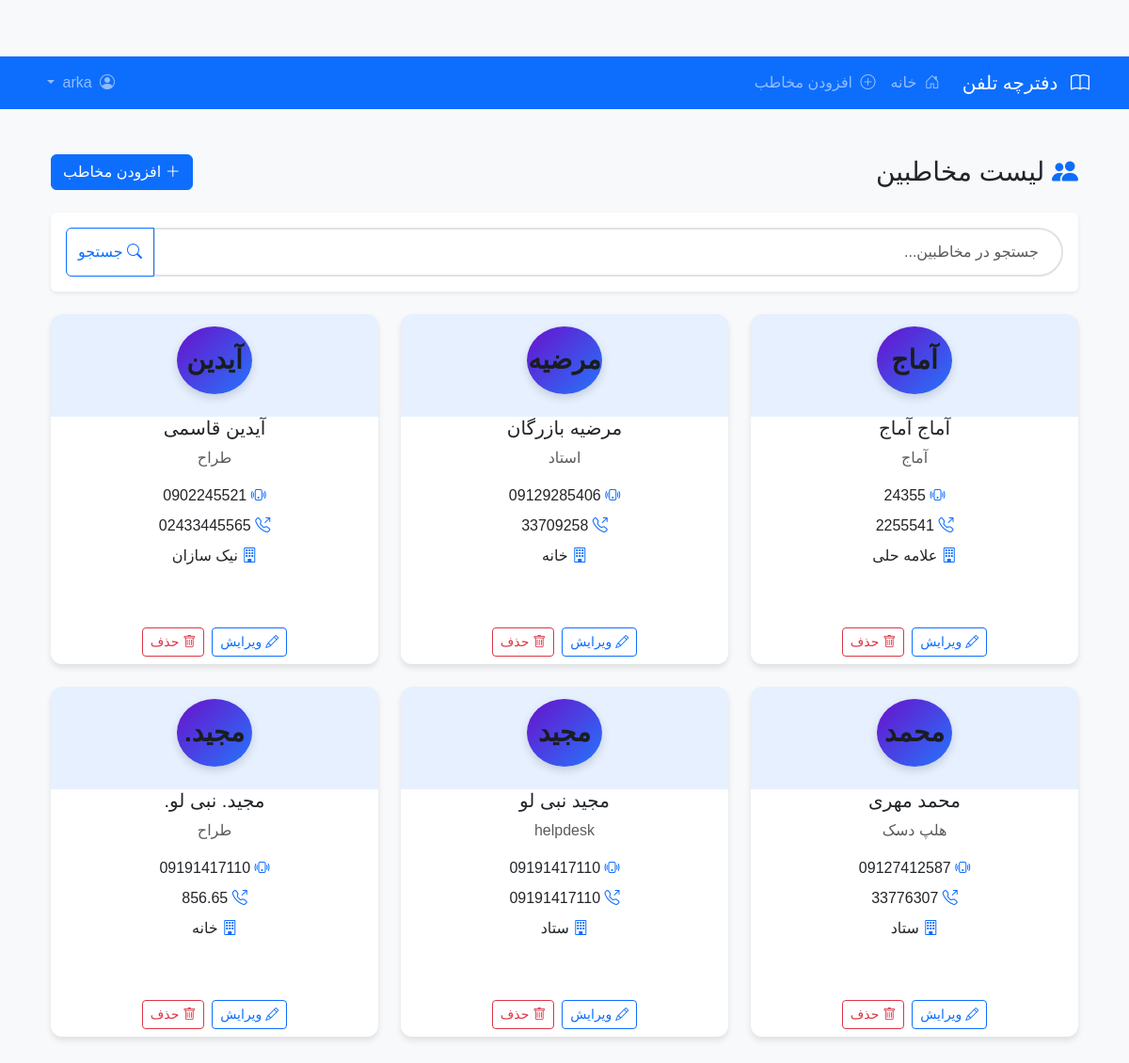
Before: / (signed in) with the older database file.
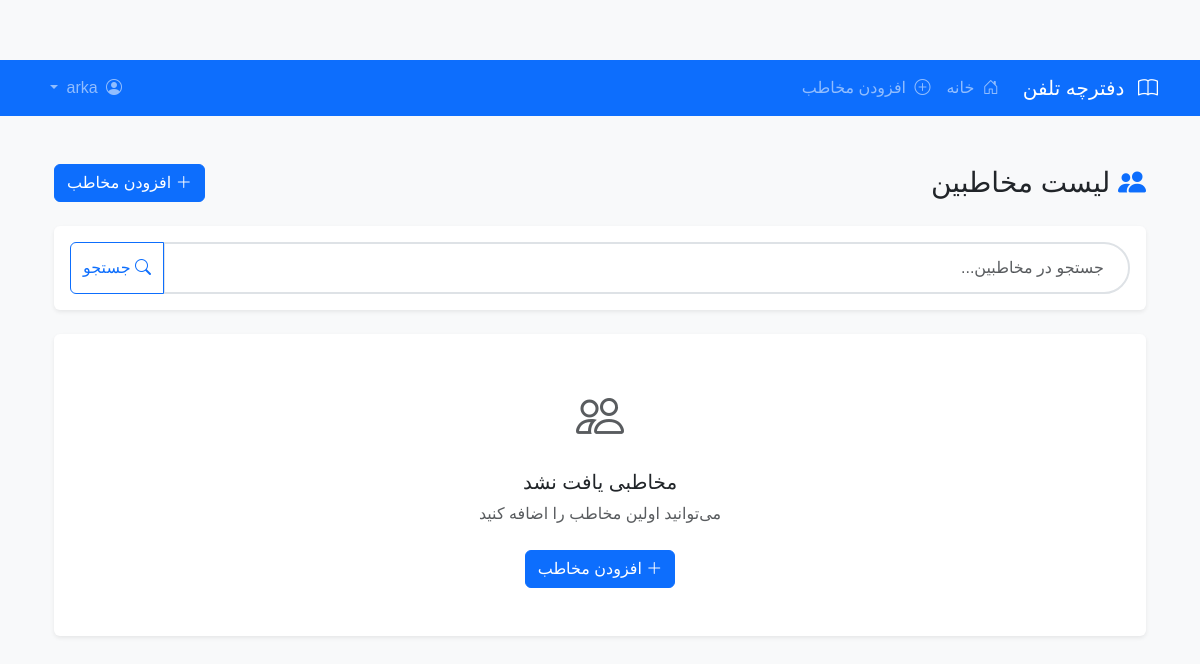
After: the same page with the newer database file.
### phonebook/models.py (models this page shows, shortened)
class Contact(models.Model):
    first_name = models.CharField(max_length=50, verbose_name='نام')
    last_name = models.CharField(max_length=50, verbose_name='نام خانوادگی')
    mobile = models.CharField(max_length=11, verbose_name='تلفن همراه')
    phone = models.CharField(max_length=11, blank=True, verbose_name='تلفن ثابت')
    workplace = models.CharField(max_length=100, blank=True, verbose_name='محل کار')
    position = models.CharField(max_length=100, blank=True, verbose_name='سمت شغلی')
    created_by = models.ForeignKey(
        settings.AUTH_USER_MODEL,
        on_delete=models.CASCADE,
        editable=False,
        null=True,  # اضافه کردن این خط
        blank=True,  # اضافه کردن این خط
        verbose_name='ایجاد کننده'
    )
    created_at = models.DateTimeField(auto_now_add=True)
    updated_at = models.DateTimeField(auto_now=True)
    class Meta:
        ordering = ['last_name', 'first_name']
        verbose_name = 'مخاطب'
        verbose_name_plural = 'مخاطبین'

### phonebook/views.py (the view, shortened to what this page needs)
# urls.py: path('', views.contact_list, name='contact_list'),
def contact_list(request):
    query = request.GET.get('q', '')
    contacts = Contact.objects.all().order_by('last_name', 'first_name')
    return render(request, 'phonebook/contact_list.html', {'contacts': contacts})

### phonebook/templates/phonebook/contact_list.html (shortened to what this page needs)
{% extends 'base.html' %}
{% load static %}
{% block content %}
<div class="container py-4">
    <div class="d-flex justify-content-between align-items-center mb-4">
        <h1 class="h3 mb-0">
            <i class="bi bi-people-fill text-primary"></i> لیست مخاطبین
        </h1>
        {% if user.is_authenticated %}
        <a href="{% url 'contact_create' %}" class="btn btn-primary">
            <i class="bi bi-plus-lg"></i> افزودن مخاطب
        </a>
        {% endif %}
    </div>
    <div class="card border-0 shadow-sm mb-4">
        <div class="card-body">
            <form method="get" action="{% url 'contact_list' %}">
                <div class="input-group">
                    <input type="text" name="q" class="form-control search-box"
                           placeholder="جستجو در مخاطبین..."
                           value="{{ request.GET.q }}"
                           aria-label="جستجو">
                    <button class="btn btn-outline-primary" type="submit">
                        <i class="bi bi-search"></i> جستجو
                    </button>
                </div>
            </form>
        </div>
    </div>
    {% if contacts %}
    <div class="row row-cols-1 row-cols-md-2 row-cols-lg-3 g-4">
        {% for contact in contacts %}
        <div class="col">
            <div class="contact-card card h-100">
                <div class="card-header bg-primary bg-opacity-10 border-0">
                    <div class="contact-avatar">
                        {{ contact.first_name }}
                    </div>
                </div>
                <div class="card-body pt-0 text-center">
                    <h3 class="h5">{{ contact.first_name }} {{ contact.last_name }}</h3>
                    {% if contact.position %}
                    <p class="text-muted mb-3">{{ contact.position }}</p>
                    {% endif %}
                    <ul class="list-unstyled">
                         <li class="mb-2">
                            <i class="bi bi-phone-vibrate text-primary"></i>
                            {{ contact.mobile }}
                         </li>
                    {% if contact.phone %}
                    <li class="mb-2">
                        <i class="bi bi-telephone-outbound text-primary"></i>
                       {{ contact.phone }}
                    </li>
                        {% endif %}
                        {% if contact.workplace %}
                        <li class="mb-2">
                            <i class="bi bi-building text-primary"></i>
                            {{ contact.workplace }}
                        </li>
                        {% endif %}
                    </ul>
                </div>
                {% if user.is_authenticated %}
                <div class="card-footer bg-transparent border-0 d-flex justify-content-center">
                    <a href="{% url 'contact_update' contact.pk %}" class="btn btn-sm btn-outline-primary mx-1">
                        <i class="bi bi-pencil"></i> ویرایش
                    </a>
                    <a href="{% url 'contact_delete' contact.pk %}" class="btn btn-sm btn-outline-danger mx-1">
                        <i class="bi bi-trash"></i> حذف
                    </a>
                </div>
                {% endif %}
            </div>
        </div>
        {% endfor %}
    </div>
    {% else %}
    <div class="card border-0 shadow-sm">
        <div class="card-body text-center py-5">
            <i class="bi bi-people text-muted" style="font-size: 3rem;"></i>
            <h3 class="h5 mt-3">مخاطبی یافت نشد</h3>
            <p class="text-muted">می‌توانید اولین مخاطب را اضافه کنید</p>
            {% if user.is_authenticated %}
            <a href="{% url 'contact_create' %}" class="btn btn-primary mt-2">
                <i class="bi bi-plus-lg"></i> افزودن مخاطب
            </a>
            {% endif %}
        </div>
    </div>
    {% endif %}
</div>
{% endblock %}

Changed rows visible on the page:
removed Contact: first_name "آماج", last_name "آماج", position "آماج", mobile "24355", phone "2255541", workplace "علامه حلی"
removed Contact: first_name "مرضیه", last_name "بازرگان", position "استاد", mobile "09129285406", phone "33709258", workplace "خانه"
removed Contact: first_name "آیدین", last_name "قاسمی", position "طراح", mobile "0902245521", phone "02433445565", workplace "نیک سازان"
removed Contact: first_name "محمد", last_name "مهری", position "هلپ دسک", mobile "09127412587", phone "33776307", workplace "ستاد"
removed Contact: first_name "مجید", last_name "نبی لو", position "helpdesk", mobile "09191417110", phone "09191417110", workplace "ستاد"
removed Contact: first_name "مجید.", last_name "نبی لو.", position "طراح", mobile "09191417110", phone "856.65", workplace "خانه"
Other visible differences:
text now shown: "مخاطبی یافت نشد می‌توانید اولین مخاطب را اضافه کنید افزودن مخاطب"
